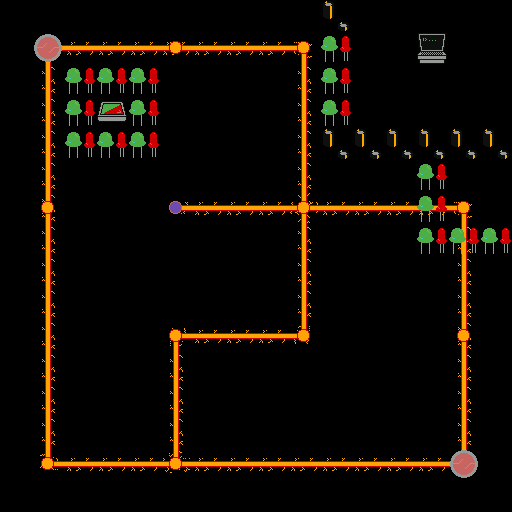

A 2D game scene composited from a Tiled map and its tileset images. What follows is a short description and the map's XML, with every tile layer's data as written:
An orthogonal 16x16 tile map with 32x32 px tiles, 3 tile layers (p, n, d) and 14 objects (7x G, 2x P, pS, bS, bG, ...).

<map version="1.4" tiledversion="1.4.2" orientation="orthogonal" renderorder="right-down" width="16" height="16" tilewidth="32" tileheight="32" infinite="0" nextlayerid="5" nextobjectid="15">
 <tileset firstgid="1" source="a.tsx" />
 <layer id="3" name="p" width="16" height="16">
  <data encoding="csv">
0,0,0,0,0,0,0,0,0,0,0,0,0,0,0,0,
0,1610612789,49,49,49,49,49,49,49,53,0,0,0,0,0,0,
0,1610612785,0,0,0,0,0,0,0,1610612785,0,0,0,0,0,0,
0,1610612785,0,37,0,0,0,0,0,1610612785,0,0,0,0,0,0,
0,1610612785,0,0,0,0,0,0,0,1610612785,0,0,0,0,0,0,
0,1610612785,0,0,0,0,0,0,0,1610612785,0,0,0,0,0,0,
0,1610612785,0,0,0,52,49,49,49,50,49,49,49,49,53,0,
0,1610612785,0,0,0,0,0,0,0,1610612785,0,0,0,0,1610612785,0,
0,1610612785,0,0,0,0,0,0,0,1610612785,0,0,0,0,1610612785,0,
0,1610612785,0,0,0,0,0,0,0,1610612785,0,0,0,0,1610612785,0,
0,1610612785,0,0,0,1610612789,49,49,49,2684354613,0,0,0,0,1610612785,0,
0,1610612785,0,0,0,1610612785,0,0,0,0,0,0,0,0,1610612785,0,
0,1610612785,0,0,0,1610612785,0,0,0,0,0,0,0,0,1610612785,0,
0,1610612785,0,0,0,1610612785,0,0,0,0,0,0,0,0,1610612785,0,
0,3221225525,49,49,49,2684354611,49,49,49,49,49,49,49,49,2684354613,0,
0,0,0,0,0,0,0,0,0,0,0,0,0,0,0,0
</data>
 </layer>
 <layer id="1" name="n" width="16" height="16">
  <data encoding="csv">
0,0,0,0,0,0,0,0,0,0,0,0,0,0,0,0,
0,47,0,0,0,47,0,0,0,47,0,0,0,0,0,0,
0,0,0,0,0,0,0,0,0,0,0,0,0,0,0,0,
0,0,0,0,0,0,0,0,0,0,0,0,0,0,0,0,
0,0,0,0,0,0,0,0,0,0,0,0,0,0,0,0,
0,0,0,0,0,0,0,0,0,0,0,0,0,0,0,0,
0,47,0,0,0,48,0,0,0,47,0,0,0,0,47,0,
0,0,0,0,0,0,0,0,0,0,0,0,0,0,0,0,
0,0,0,0,0,0,0,0,0,0,0,0,0,0,0,0,
0,0,0,0,0,0,0,0,0,0,0,0,0,0,0,0,
0,0,0,0,0,47,0,0,0,47,0,0,0,0,47,0,
0,0,0,0,0,0,0,0,0,0,0,0,0,0,0,0,
0,0,0,0,0,0,0,0,0,0,0,0,0,0,0,0,
0,0,0,0,0,0,0,0,0,0,0,0,0,0,0,0,
0,47,0,0,0,47,0,0,0,0,0,0,0,0,47,0,
0,0,0,0,0,0,0,0,0,0,0,0,0,0,0,0
</data>
 </layer>
 <layer id="2" name="d" width="16" height="16">
  <data encoding="csv">
0,0,0,0,0,0,0,0,0,0,39,0,0,0,0,0,
0,42,0,0,0,0,0,0,0,0,38,0,0,40,0,0,
0,0,38,38,38,0,0,0,0,0,38,0,0,0,0,0,
0,0,38,0,38,0,0,0,0,0,38,0,0,0,0,0,
0,0,38,38,38,0,0,0,0,0,39,39,39,39,39,39,
0,0,0,0,0,0,0,0,0,0,0,0,0,38,0,0,
0,0,0,0,0,0,0,0,0,0,0,0,0,38,0,0,
0,0,0,0,0,0,0,0,0,0,0,0,0,38,38,38,
0,0,0,0,0,0,0,0,0,0,0,0,0,0,0,0,
0,0,0,0,0,0,0,0,0,0,0,0,0,0,0,0,
0,0,0,0,0,0,0,0,0,0,0,0,0,0,0,0,
0,0,0,0,0,0,0,0,0,0,0,0,0,0,0,0,
0,0,0,0,0,0,0,0,0,0,0,0,0,0,0,0,
0,0,0,0,0,0,0,0,0,0,0,0,0,0,0,0,
0,0,0,0,0,0,0,0,0,0,0,0,0,0,42,0,
0,0,0,0,0,0,0,0,0,0,0,0,0,0,0,0
</data>
 </layer>
 <objectgroup id="4" name="I">
  <object id="1" name="pS" x="416" y="64" width="32" height="32" />
  <object id="2" name="bS" x="160" y="448" width="32" height="32" />
  <object id="3" name="bG" x="160" y="192" width="32" height="32" />
  <object id="4" name="pG" x="128" y="160" width="64" height="64" />
  <object id="5" name="1" type="P" x="32" y="32" width="32" height="32">
   <properties>
    <property name="Gates" value="1" />
   </properties>
  </object>
  <object id="6" name="2" type="P" x="448" y="448" width="32" height="32">
   <properties>
    <property name="Gates" value="2,6,7,8" />
   </properties>
  </object>
  <object id="7" name="5" type="G" x="416" y="224" width="96" height="32" />
  <object id="8" name="4" type="G" x="416" y="160" width="32" height="64" />
  <object id="9" name="1" type="G" x="320" y="32" width="32" height="96" />
  <object id="10" name="3" type="T" x="96" y="96" width="32" height="32">
   <properties>
    <property name="Gates" value="4,5" />
   </properties>
  </object>
  <object id="11" name="2" type="G" x="64" y="64" width="96" height="32" />
  <object id="12" name="6" type="G" x="64" y="128" width="96" height="32" />
  <object id="13" name="7" type="G" x="64" y="96" width="32" height="32" />
  <object id="14" name="8" type="G" x="128" y="96" width="32" height="32" />
 </objectgroup>
</map>
